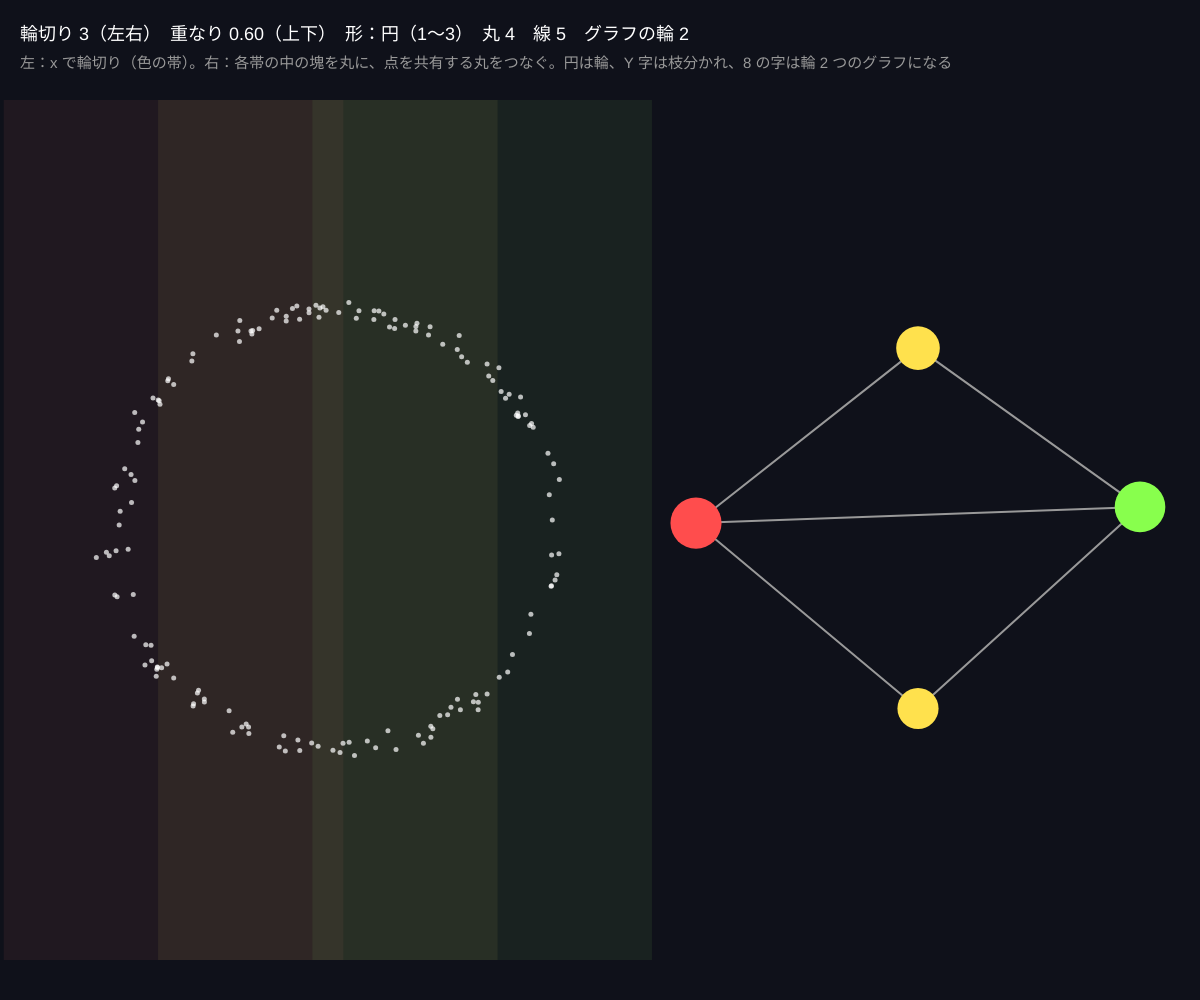
Frame 1 (no input)
Frame 60 (no input): identical to frame 1, image omitted
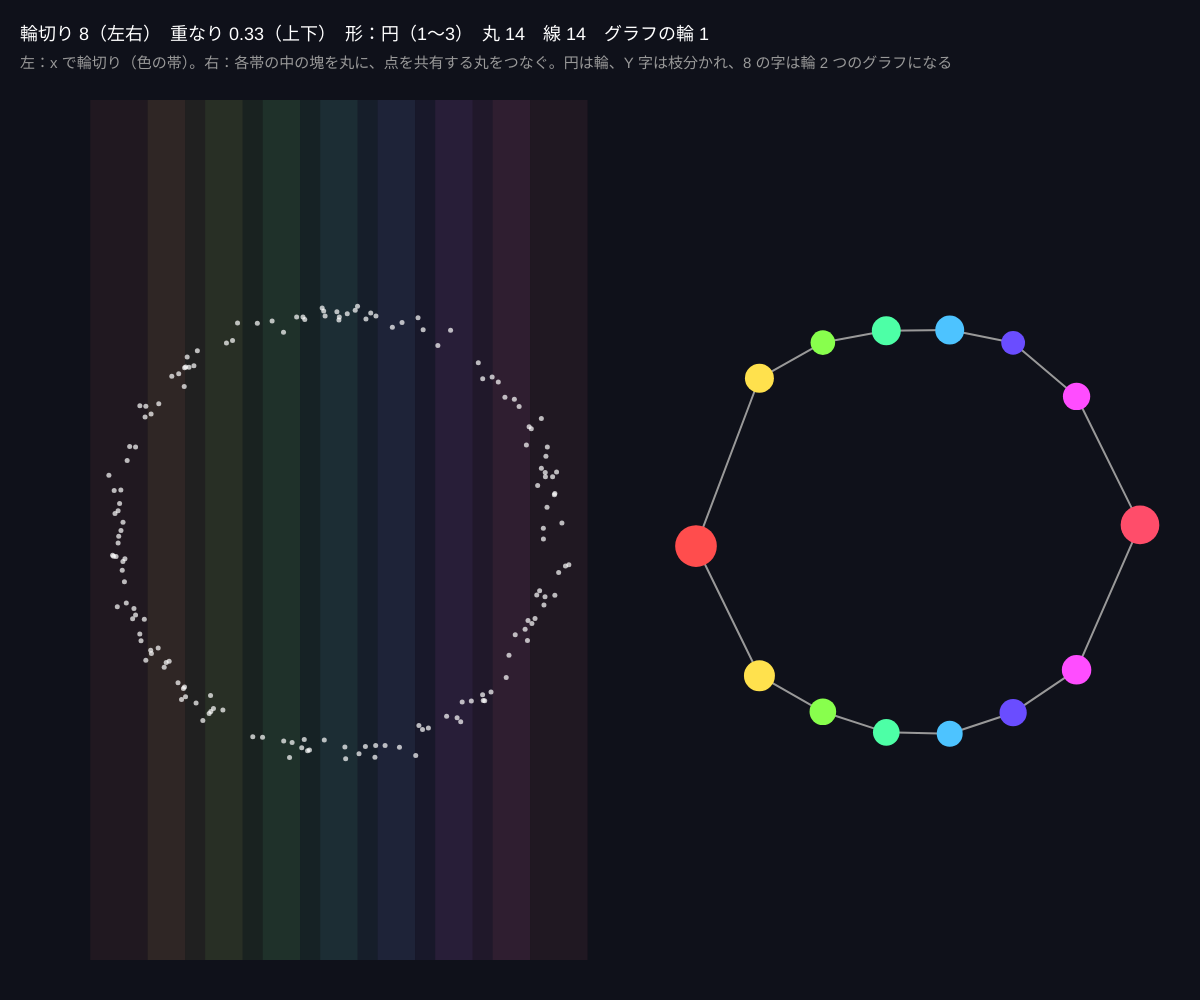
Frame 120 (the mouse pressed at the canvas centre since frame 60)

The p5.js sketch that drew these frames (run headless with seeded random() and noise() and a simulated clock; from frame 60 on, the mouse is pressed at the canvas centre):

// p5.js sketch
// ── sketch.js
// ============================================
// 06 Mapper（データの「地図」をつくる）
// 点群を 1 つの値（ここでは x 座標）で輪切りにし、各輪切りの中で近い点をまとめて 1 つの丸にする
// 輪切りを少し重ねると、隣の丸どうしがつながってグラフになる。高次元データの形を見る定番の方法
// マウス左右 = 輪切りの数 / 上下 = 重なり / 1〜3 で形 / クリックで作り直す
// ============================================

let pts = [];
let shape = 1;
let seed = 3;
let intervals = 6, overlap = 0.3;
let mapperNodes = [], mapperEdges = [];
let names = ['', '円', 'Y 字', '8 の字'];

function setup() {
  createCanvas(windowWidth, windowHeight);
  colorMode(HSB, 360, 100, 100, 100);
  makePoints();
}

function makePoints() {
  randomSeed(seed);
  pts = [];
  let cx = width * 0.28, cy = height / 2 + 30, R = min(width, height) * 0.22;
  for (let i = 0; i < 160; i++) {
    let a = random(TWO_PI), x, y;
    if (shape === 1) { x = cx + cos(a) * R; y = cy + sin(a) * R; }
    else if (shape === 2) { let t = random(); let br = floor(random(3)); let ang = [-HALF_PI, PI * 0.25, PI * 0.75][br]; x = cx + cos(ang) * R * t; y = cy + sin(ang) * R * t; }
    else { x = cx + R * 1.2 * sin(a); y = cy + R * 0.8 * sin(a) * cos(a); }
    pts.push({ x: x + randomGaussian() * 6, y: y + randomGaussian() * 6 });
  }
}

// ★ Mapper
function runMapper() {
  let xs = pts.map((p) => p.x), lo = min(xs), hi = max(xs);
  let w = (hi - lo) / intervals;
  mapperNodes = []; mapperEdges = [];
  for (let k = 0; k < intervals; k++) {
    // 1. 輪切り（重なりあり）
    let a = lo + k * w - w * overlap, b = lo + (k + 1) * w + w * overlap;
    let idx = pts.map((p, i) => i).filter((i) => pts[i].x >= a && pts[i].x <= b);
    // 2. 輪切りの中でクラスタリング（距離 eps 以内はつなぐ：単連結）
    let parent = {};
    for (let i of idx) parent[i] = i;
    let find = (x) => (parent[x] === x ? x : (parent[x] = find(parent[x])));
    let eps = 45;
    for (let i of idx) for (let j of idx) if (i < j && dist(pts[i].x, pts[i].y, pts[j].x, pts[j].y) < eps) parent[find(i)] = find(j);
    let groups = {};
    for (let i of idx) { let r = find(i); (groups[r] = groups[r] || []).push(i); }
    // 3. クラスタ = 丸
    for (let g of Object.values(groups)) {
      if (g.length < 2) continue;
      mapperNodes.push({ members: g, k, x: g.reduce((s, i) => s + pts[i].x, 0) / g.length, y: g.reduce((s, i) => s + pts[i].y, 0) / g.length });
    }
  }
  // 4. 点を共有する丸どうしをつなぐ
  for (let i = 0; i < mapperNodes.length; i++) for (let j = i + 1; j < mapperNodes.length; j++) {
    if (mapperNodes[i].members.some((m) => mapperNodes[j].members.includes(m))) mapperEdges.push([i, j]);
  }
}

function draw() {
  background(230, 40, 10);
  intervals = floor(map(mouseX, 0, width, 3, 14, true));
  overlap = map(mouseY, 0, height, 0.6, 0.05, true);
  runMapper();

  // 左：点群と輪切り
  let xs = pts.map((p) => p.x), lo = min(xs), hi = max(xs), w = (hi - lo) / intervals;
  noStroke();
  for (let k = 0; k < intervals; k++) {
    fill((k * 50) % 360, 50, 60, 12);
    rect(lo + k * w - w * overlap, 100, w * (1 + 2 * overlap), height - 140);
  }
  for (let p of pts) { fill(0, 0, 100, 70); circle(p.x, p.y, 5); }

  // 右：Mapper グラフ（輪切りの順に左から並べ、縦はクラスタの位置）
  let gx = width * 0.58, gw = width - gx - 60, gy = 130, gh = height - 200;
  for (let [i, j] of mapperEdges) {
    let a = mapperNodes[i], b = mapperNodes[j];
    stroke(0, 0, 60);
    strokeWeight(2);
    line(gx + (a.k / (intervals - 1)) * gw, map(a.y, 100, height - 40, gy, gy + gh), gx + (b.k / (intervals - 1)) * gw, map(b.y, 100, height - 40, gy, gy + gh));
  }
  for (let nd of mapperNodes) {
    noStroke();
    fill((nd.k * 50) % 360, 70, 100);
    circle(gx + (nd.k / (intervals - 1)) * gw, map(nd.y, 100, height - 40, gy, gy + gh), 14 + sqrt(nd.members.length) * 4);
  }
  // 輪の数（グラフの独立なループ = E − V + 連結成分）
  let parent = mapperNodes.map((_, i) => i);
  let find = (x) => (parent[x] === x ? x : (parent[x] = find(parent[x])));
  for (let [i, j] of mapperEdges) parent[find(i)] = find(j);
  let comps = new Set(mapperNodes.map((_, i) => find(i))).size;
  let loops = mapperEdges.length - mapperNodes.length + comps;

  fill(0, 0, 100);
  textSize(18);
  text('輪切り ' + intervals + '（左右）　重なり ' + nf(overlap, 1, 2) + '（上下）　形：' + names[shape] + '（1〜3）　丸 ' + mapperNodes.length + '　線 ' + mapperEdges.length + '　グラフの輪 ' + loops, 20, 40);
  fill(0, 0, 60);
  textSize(15);
  text('左：x で輪切り（色の帯）。右：各帯の中の塊を丸に、点を共有する丸をつなぐ。円は輪、Y 字は枝分かれ、8 の字は輪 2 つのグラフになる', 20, 68);
}

function keyPressed() { if (key >= '1' && key <= '3') { shape = int(key); makePoints(); } }
function mousePressed() { seed = floor(random(10000)); makePoints(); }

// ---------- やってみよう ----------
// 1. 輪切りを 3 にすると形が壊れ、14 にすると細かすぎて切れる。ちょうどいい数は？
// 2. 重なりを 0.05 にすると線が消える（隣と点を共有しないから）
// 3. 輪切りの基準を x から「中心からの距離」に変えると、円はどんなグラフに？
